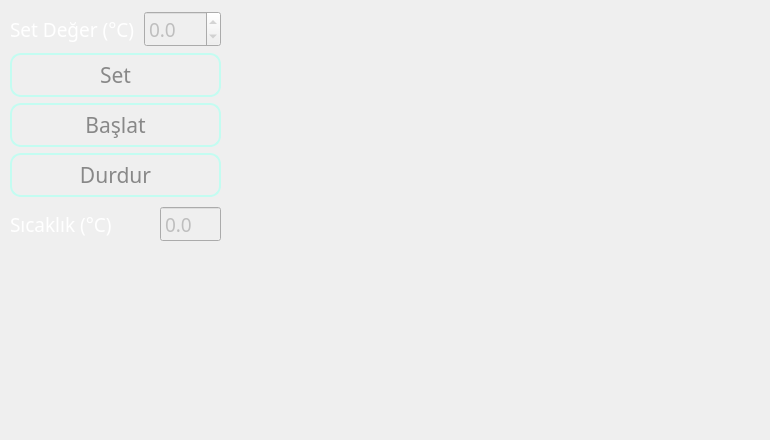
      <widget class="QWidget" name="tab_setTemp">
       <attribute name="title">
        <string>Sıcaklık Set</string>
       </attribute>
       <widget class="QCustomPlot" name="tTestGraph_3" native="true">
        <property name="geometry">
         <rect>
          <x>240</x>
          <y>10</y>
          <width>521</width>
          <height>421</height>
         </rect>
        </property>
        <property name="autoFillBackground">
         <bool>false</bool>
        </property>
       </widget>
       <widget class="QWidget" name="layoutWidget">
        <property name="geometry">
         <rect>
          <x>10</x>
          <y>11</y>
          <width>211</width>
          <height>231</height>
         </rect>
        </property>
        <layout class="QVBoxLayout" name="verticalLayout_9">
         <item>
          <layout class="QHBoxLayout" name="horizontalLayout_50">
           <item>
            <widget class="QLabel" name="laSetTempValue">
             <property name="font">
              <font>
               <family>Gill Sans MT</family>
               <pointsize>14</pointsize>
               <weight>9</weight>
               <italic>false</italic>
               <bold>false</bold>
              </font>
             </property>
             <property name="styleSheet">
              <string notr="true">QLabel{
color : #fff;
font: 75 14pt &quot;Gill Sans MT&quot;;
}</string>
             </property>
             <property name="text">
              <string>Set Değer (°C)</string>
             </property>
            </widget>
           </item>
           <item>
            <spacer name="horizontalSpacer_38">
             <property name="orientation">
              <enum>Qt::Horizontal</enum>
             </property>
             <property name="sizeHint" stdset="0">
              <size>
               <width>13</width>
               <height>17</height>
              </size>
             </property>
            </spacer>
           </item>
           <item>
            <widget class="QDoubleSpinBox" name="dsbSetTempValue">
             <property name="enabled">
              <bool>false</bool>
             </property>
             <property name="font">
              <font>
               <family>Gill Sans MT</family>
               <pointsize>14</pointsize>
               <weight>9</weight>
               <italic>false</italic>
               <bold>false</bold>
              </font>
             </property>
             <property name="readOnly">
              <bool>false</bool>
             </property>
             <property name="decimals">
              <number>1</number>
             </property>
             <property name="minimum">
              <double>-50.000000000000000</double>
             </property>
             <property name="maximum">
              <double>250.000000000000000</double>
             </property>
             <property name="singleStep">
              <double>0.100000000000000</double>
             </property>
            </widget>
           </item>
          </layout>
         </item>
         <item>
          <widget class="QPushButton" name="bTemperatureSet">
           <property name="enabled">
            <bool>false</bool>
           </property>
           <property name="font">
            <font>
             <family>Gill Sans MT</family>
             <pointsize>-1</pointsize>
            </font>
           </property>
           <property name="styleSheet">
            <string notr="true">QPushButton {
color: #fff;
font-family: &quot;Gill Sans MT&quot;;
font-size: 21px;
border: 2px solid #c3fcf1;
border-radius: 11px;
padding: 5px;
background: qradialgradient(cx: 0.3, cy: -0.6,
fx: 0.3, fy: -0.4,
radius: 1.35, stop: 0 #65BAAB, stop: 1 #0E62A0);
min-width: 80px;
}
QPushButton:hover {
background: qradialgradient(cx: 0.3, cy: -0.4,
fx: 0.3, fy: -0.4,
radius: 1.35, stop: 0 #65BAAB, stop: 1 #0E62A0);
}
QPushButton:pressed {
background: qradialgradient(cx: 0.4, cy: -0.1,
fx: 0.4, fy: -0.1,
radius: 1.35, stop: 0 #65BAAB, stop: 1 #ddd);
}
QPushButton:disabled {
color: #888;
background: qradialgradient(cx: 0.4, cy: -0.1,
fx: 0.4, fy: -0.1,
radius: 1.35, stop: 0 #65BAAB, stop: 1 #ddd);
}</string>
           </property>
           <property name="text">
            <string>Set</string>
           </property>
           <property name="iconSize">
            <size>
             <width>24</width>
             <height>15</height>
            </size>
           </property>
          </widget>
         </item>
         <item>
          <widget class="QPushButton" name="bSetTemperatureStart">
           <property name="enabled">
            <bool>false</bool>
           </property>
           <property name="font">
            <font>
             <family>Gill Sans MT</family>
             <pointsize>-1</pointsize>
            </font>
           </property>
           <property name="styleSheet">
            <string notr="true">QPushButton {
color: #fff;
font-family: &quot;Gill Sans MT&quot;;
font-size: 21px;
border: 2px solid #c3fcf1;
border-radius: 11px;
padding: 5px;
background: qradialgradient(cx: 0.3, cy: -0.6,
fx: 0.3, fy: -0.4,
radius: 1.35, stop: 0 #65BAAB, stop: 1 #0E62A0);
min-width: 80px;
}
QPushButton:hover {
background: qradialgradient(cx: 0.3, cy: -0.4,
fx: 0.3, fy: -0.4,
radius: 1.35, stop: 0 #65BAAB, stop: 1 #0E62A0);
}
QPushButton:pressed {
background: qradialgradient(cx: 0.4, cy: -0.1,
fx: 0.4, fy: -0.1,
radius: 1.35, stop: 0 #65BAAB, stop: 1 #ddd);
}
QPushButton:disabled {
color: #888;
background: qradialgradient(cx: 0.4, cy: -0.1,
fx: 0.4, fy: -0.1,
radius: 1.35, stop: 0 #65BAAB, stop: 1 #ddd);
}</string>
           </property>
           <property name="text">
            <string>Başlat</string>
           </property>
           <property name="iconSize">
            <size>
             <width>24</width>
             <height>15</height>
            </size>
           </property>
          </widget>
         </item>
         <item>
          <widget class="QPushButton" name="bSetTemperatureStop">
           <property name="enabled">
            <bool>false</bool>
           </property>
           <property name="font">
            <font>
             <family>Gill Sans MT</family>
             <pointsize>-1</pointsize>
            </font>
           </property>
           <property name="styleSheet">
            <string notr="true">QPushButton {
color: #fff;
font-family: &quot;Gill Sans MT&quot;;
font-size: 21px;
border: 2px solid #c3fcf1;
border-radius: 11px;
padding: 5px;
background: qradialgradient(cx: 0.3, cy: -0.6,
fx: 0.3, fy: -0.4,
radius: 1.35, stop: 0 #65BAAB, stop: 1 #0E62A0);
min-width: 80px;
}
QPushButton:hover {
background: qradialgradient(cx: 0.3, cy: -0.4,
fx: 0.3, fy: -0.4,
radius: 1.35, stop: 0 #65BAAB, stop: 1 #0E62A0);
}
QPushButton:pressed {
background: qradialgradient(cx: 0.4, cy: -0.1,
fx: 0.4, fy: -0.1,
radius: 1.35, stop: 0 #65BAAB, stop: 1 #ddd);
}
QPushButton:disabled {
color: #888;
background: qradialgradient(cx: 0.4, cy: -0.1,
fx: 0.4, fy: -0.1,
radius: 1.35, stop: 0 #65BAAB, stop: 1 #ddd);
}</string>
           </property>
           <property name="text">
            <string>Durdur</string>
           </property>
           <property name="iconSize">
            <size>
             <width>24</width>
             <height>15</height>
            </size>
           </property>
          </widget>
         </item>
         <item>
          <spacer name="verticalSpacer">
           <property name="orientation">
            <enum>Qt::Vertical</enum>
           </property>
           <property name="sizeHint" stdset="0">
            <size>
             <width>20</width>
             <height>40</height>
            </size>
           </property>
          </spacer>
         </item>
         <item>
          <layout class="QHBoxLayout" name="horizontalLayout_49">
           <item>
            <widget class="QLabel" name="label_38">
             <property name="font">
              <font>
               <family>Gill Sans MT</family>
               <pointsize>14</pointsize>
               <weight>9</weight>
               <italic>false</italic>
               <bold>false</bold>
              </font>
             </property>
             <property name="styleSheet">
              <string notr="true">QLabel{
color : #fff;
font: 75 14pt &quot;Gill Sans MT&quot;;
}</string>
             </property>
             <property name="text">
              <string>Sıcaklık (°C)</string>
             </property>
            </widget>
           </item>
           <item>
            <spacer name="horizontalSpacer_35">
             <property name="orientation">
              <enum>Qt::Horizontal</enum>
             </property>
             <property name="sizeHint" stdset="0">
              <size>
               <width>40</width>
               <height>20</height>
              </size>
             </property>
            </spacer>
           </item>
           <item>
            <widget class="QDoubleSpinBox" name="dsbSetTempCabinAvrTemp">
             <property name="enabled">
              <bool>false</bool>
             </property>
             <property name="font">
              <font>
               <family>Gill Sans MT</family>
               <pointsize>14</pointsize>
               <weight>9</weight>
               <italic>false</italic>
               <bold>false</bold>
              </font>
             </property>
             <property name="readOnly">
              <bool>true</bool>
             </property>
             <property name="buttonSymbols">
              <enum>QAbstractSpinBox::NoButtons</enum>
             </property>
             <property name="decimals">
              <number>1</number>
             </property>
             <property name="minimum">
              <double>-50.000000000000000</double>
             </property>
             <property name="maximum">
              <double>250.000000000000000</double>
             </property>
             <property name="singleStep">
              <double>0.100000000000000</double>
             </property>
            </widget>
           </item>
          </layout>
         </item>
        </layout>
       </widget>
      </widget>
